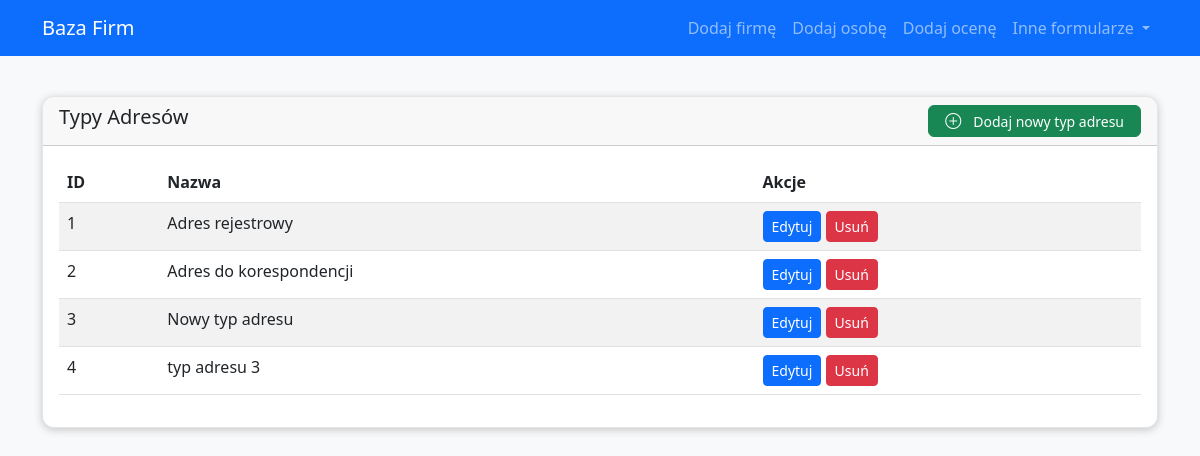
Page /address_types on the earlier database version.
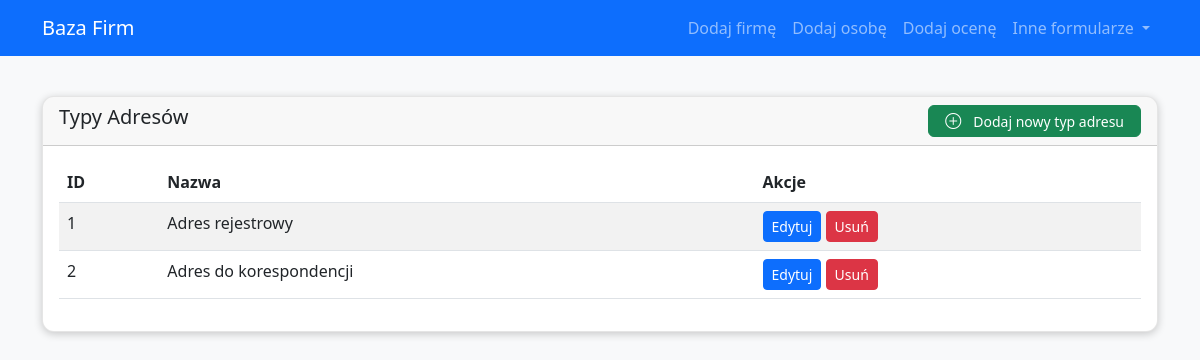
Same page on the later database version.
### app/models.py (models this page shows)
class AdresyTyp(db.Model):
    __tablename__ = 'ADRESY_TYP'
    ID_ADRESY_TYP = db.Column(db.Integer, primary_key=True)
    Typ_adresu = db.Column(db.Text)
    adresy = db.relationship('Adresy', backref='typ_adresu', lazy='dynamic')

### app/routes.py (the view)
@main.route('/address_types')
def list_address_types():
    address_types = AdresyTyp.query.all()
    return render_template('address_types.html', items=address_types, title='Typy Adresów')

### app/templates/address_types.html
{% extends 'base.html' %}
{% block content %}
<div class="row">
    <div class="col-12">
        <div class="card">
            <div class="card-header d-flex justify-content-between align-items-center">
                <h5 class="card-title">{{ title }}</h5>
                 <a href="{{ url_for('main.new_address_type') }}" class="btn btn-success btn-sm">
                    <i class="bi bi-plus-circle"></i> Dodaj nowy typ adresu
                </a>
            </div>
            <div class="card-body">
                <table class="table table-striped">
                    <thead>
                        <tr>
                            <th>ID</th>
                            <th>Nazwa</th>
                            <th>Akcje</th>
                        </tr>
                    </thead>
                    <tbody>
                        {% for item in items %}
                        <tr>
                            <td>{{ item.ID_ADRESY_TYP }}</td>
                            <td>{{ item.Typ_adresu }}</td>
                            <td>
                                <a href="{{ url_for('main.edit_address_type', id=item.ID_ADRESY_TYP) }}" class="btn btn-sm btn-primary">Edytuj</a>
                                <form action="{{ url_for('main.delete_address_type', id=item.ID_ADRESY_TYP) }}" method="POST" style="display: inline;">
                                    <button type="submit" class="btn btn-sm btn-danger" onclick="return confirm('Czy na pewno chcesz usunąć ten typ adresu?');">Usuń</button>
                                </form>
                            </td>
                        </tr>
                        {% endfor %}
                    </tbody>
                </table>
            </div>
        </div>
    </div>
</div>
{% endblock %}

Differences in the rows shown:
removed AdresyTyp: ID_ADRESY_TYP "3", Typ_adresu "Nowy typ adresu"
removed AdresyTyp: ID_ADRESY_TYP "4", Typ_adresu "typ adresu 3"
